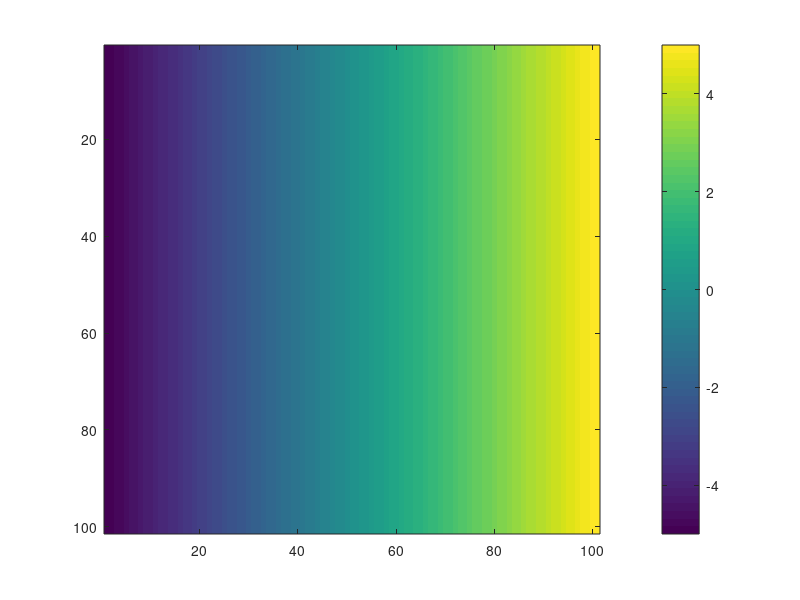
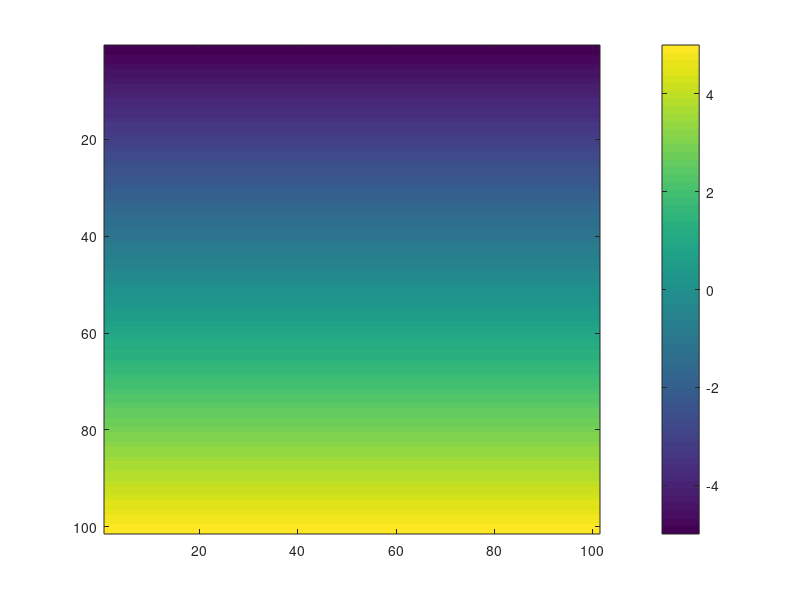
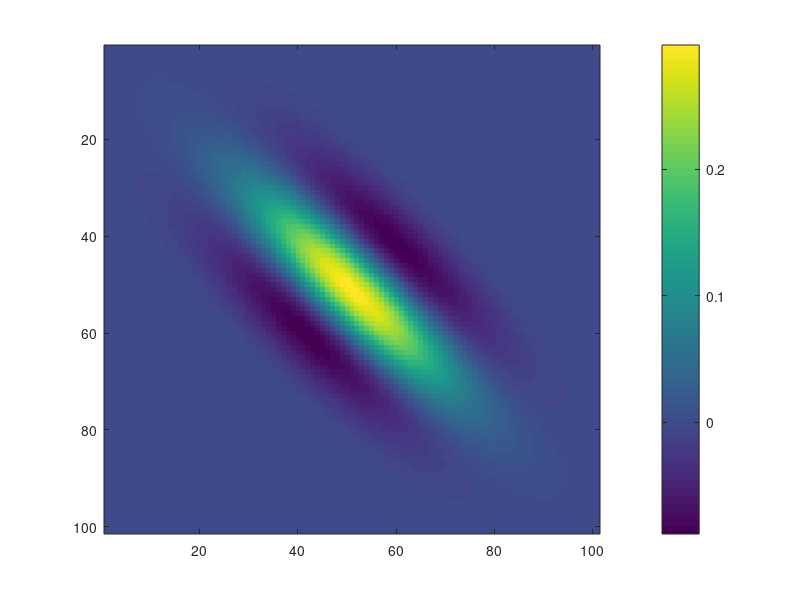
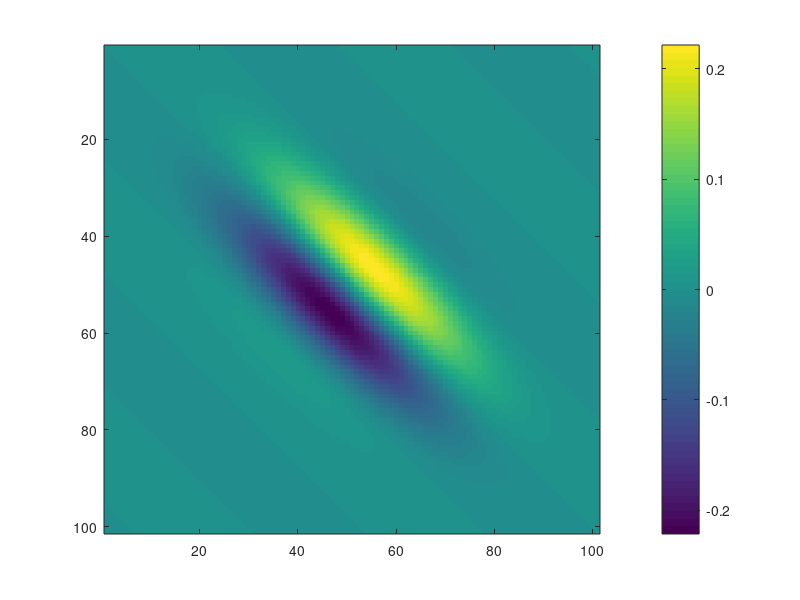

Source code (MATLAB) for these figures, in order:
clear all; close all;
[X,Y]=meshgrid([-5:0.1:5]);
%plot the grid
figure
imagesc(X)
colorbar
figure
imagesc(Y)
colorbar

%hyperparameters
theta=-pi/4;
f0=0.3;
gamma=0.4;
eta=0.8;
%calculataion
x2=X*cos(theta)+Y*sin(theta);
y2=-X*sin(theta)+Y*cos(theta);
g=(f0/(pi*gamma*eta))*exp(-(f0^2*x2.^2/gamma^2)-(f0^2*y2.^2/eta^2)).*exp(1i*2*pi*f0*x2);
%plot gabor
figure
imagesc(real(g))
colorbar
figure
imagesc(imag(g))
colorbar
figure
surf(X,Y,real(g),'EdgeColor','black')
figure
surf(X,Y,imag(g),'EdgeColor','black')
